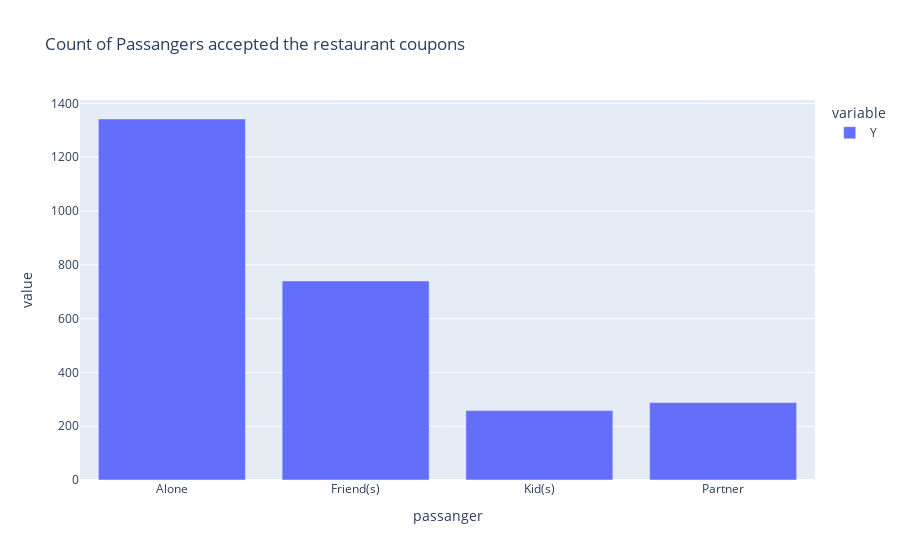
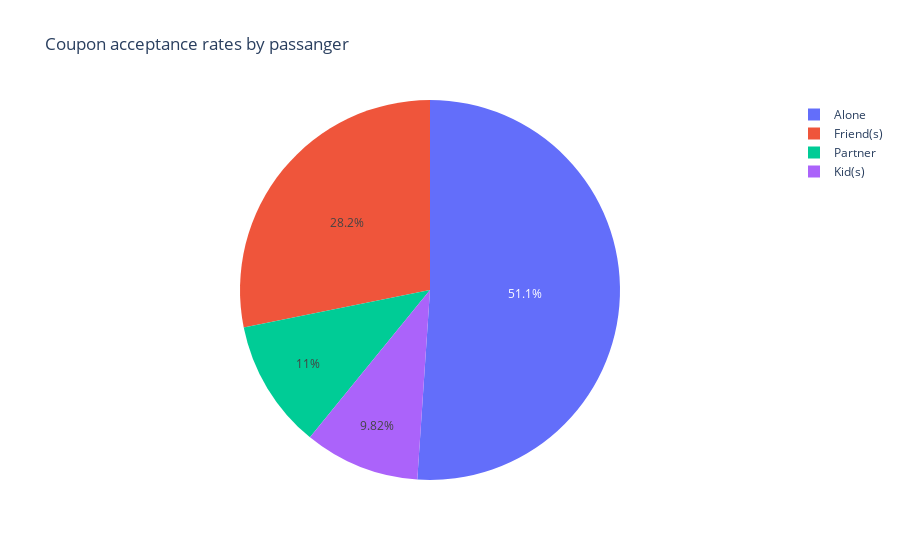

The cell these charts' notebook holds for them, in order:
### Markdown cell above
**What proportion of restaurant coupons  were accepted by each category? **

### Code cell
# Bar chart to visualize the count by passanger for Restaurant coupons
fig_bar_res_passanger = px.bar(restaurant_coupons.groupby("passanger")[["Y"]].sum()
                                ,title="Count of Passangers accepted the restaurant coupons")
# Pie chart to see the acceptance rate by passanger for Restaurant coupons
fig_pie_res_passanger = px.pie(restaurant_coupons, values="Y", names="passanger",title="Coupon acceptance rates by passanger")
fig_bar_res_passanger.show()
fig_pie_res_passanger.show()
fig_pie_res_passanger.write_image('./images/fig_pie_restaurant_passanger.png')

### Figure 1 — Plotly figure (JSON) as saved in the notebook; plotly's stock layout.template omitted (floating-point values rounded to 4 significant figures)
{"data": [{"alignmentgroup": "True", "hovertemplate": "variable=Y<br>passanger=%{x}<br>value=%{y}<extra></extra>", "legendgroup": "Y", "marker": {"color": "#636efa", "pattern": {"shape": ""}}, "name": "Y", "offsetgroup": "Y", "orientation": "v", "showlegend": true, "textposition": "auto", "type": "bar", "x": ["Alone", "Friend(s)", "Kid(s)", "Partner"], "xaxis": "x", "y": [1342, 740, 258, 288], "yaxis": "y"}], "layout": {"autosize": true, "barmode": "relative", "legend": {"title": {"text": "variable"}, "tracegroupgap": 0}, "title": {"text": "Count of Passangers accepted the restaurant coupons"}, "xaxis": {"anchor": "y", "autorange": true, "domain": [0, 1], "range": [-0.5, 3.5], "title": {"text": "passanger"}, "type": "category"}, "yaxis": {"anchor": "x", "autorange": true, "domain": [0, 1], "range": [0, 1413.0], "title": {"text": "value"}, "type": "linear"}}}

### Figure 2 — Plotly figure (JSON) as saved in the notebook; plotly's stock layout.template omitted (floating-point values rounded to 4 significant figures; data arrays with more than 128 entries replaced by an {"elided": "..."} marker saying what was removed)
{"data": [{"domain": {"x": [0, 1], "y": [0, 1]}, "hovertemplate": "passanger=%{label}<br>Y=%{value}<extra></extra>", "labels": {"elided": "4278 str values"}, "legendgroup": "", "name": "", "showlegend": true, "type": "pie", "values": {"elided": "4278 int values"}}], "layout": {"autosize": true, "hiddenlabels": [], "legend": {"tracegroupgap": 0}, "title": {"text": "Coupon acceptance rates by passanger"}}}
